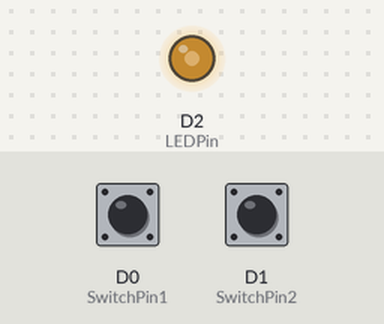
The sketch below on a simulated Particle Photon. On the bench: output pins drawn as LEDs (lit = HIGH). Inputs (shaded band) come from the test bench; at power-on: D0 (SwitchPin1) LOW, D1 (SwitchPin2) LOW. The local clock reads 2024-03-15 10:24:30 at power-on unless the sketch sets it.

Above: at 1.8 s.
1.9 s: D0 (SwitchPin1) pulled HIGH for 3.2 s
At 5.59 s:
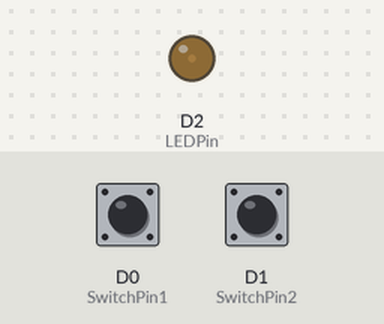
8.1 s: D0 (SwitchPin1) pulled HIGH for 1 s
At 9.87 s:
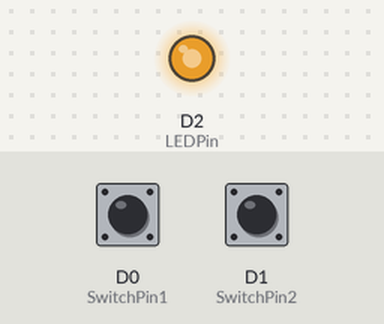
11.1 s: D1 (SwitchPin2) pulled HIGH for 3.2 s
17.0 s: D1 (SwitchPin2) pulled HIGH for 1 s
Timing chart, 0 to 21.7 s (numbered marks = the images above; inputs shaded):
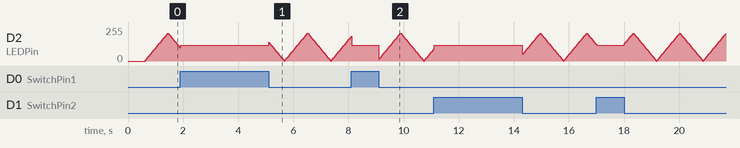

The sketch:

serial.ino
```cpp
// variables you can set
int userMinutes = 45;
int userTimeZone = -5;
String user1 = "Lyra";
String user2 = "Owen";

bool publishSuccess;
int LEDPin = D2;
int SwitchPin1 = D0;
int SwitchPin2 = D1;

int brightness = 0;
int fadeAmount = 5;

String line1("               ");
String old_line1("               ");

String line2("               ");
String old_line2("               ");

String contactPerson;
String contactInfo;

String countDownTime;
String currentTime;

void updateDisplay() {
  Serial1.write(12); // Clear
  Serial1.print(line1);
  Serial1.write(13); // Form feed
  Serial1.print(line2);
}

void constructLine1(String timeStr) { // only one function needed for this
  line1 = String("     " + timeStr);
}

// there's a couple constructions for line2
void constructLine2_timed(String name, String timedStr) {
  line2 = String("Msg " + name + " @ " + timedStr);
}


void setup() {
  Time.zone(userTimeZone);

  Serial1.begin(9600);
  delay(100);
  Serial1.write(12); // Clear
  delay(100);
  Serial1.write(17); // Turn backlight on
  delay(100);        // Required delay

  updateDisplay();

  Serial1.write(215); // a octave
  Serial1.write(212); // Quarter note
  Serial1.write(220); // A tweet
  delay(300);         // Wait

  pinMode(LEDPin, OUTPUT);
  pinMode(SwitchPin1, INPUT);
  pinMode(SwitchPin2, INPUT);

}

void loop() {
  int pb1;
  int pb2;

  currentTime = Time.format(Time.now(), "%I:%M");

  constructLine1(currentTime);
  if (! line1.equals(old_line1) ||
      ! line2.equals(old_line2)) {
    updateDisplay();
    old_line1 = line1;
    old_line2 = line2;
  }

  analogWrite(LEDPin, brightness);
  brightness = brightness + fadeAmount;
  pb1 = digitalRead(SwitchPin1);
  pb2 = digitalRead(SwitchPin2);

  if(pb1 == HIGH) {
    analogWrite(LEDPin, 120);
    countDownTime = Time.format(Time.now() + (userMinutes * 60), "%I:%M");
    constructLine2_timed(user1, countDownTime);
    contactPerson = user1;
  }
  if(pb2 == HIGH) {
    analogWrite(LEDPin, 120);
    countDownTime = Time.format(Time.now() + (userMinutes * 60), "%I:%M");
    constructLine2_timed(user2, countDownTime);
    contactPerson = user2;
  }

  if(countDownTime.equals(currentTime)) {
    Serial1.write(216); // a low octave
    Serial1.write(212); // Quarter note
    Serial1.write(220); // A tweet
    Serial1.write(215); // a high octave
    delay(1000);
    line2 = String("Notify: " + contactPerson);
    updateDisplay();
    delay(2000);

    if (contactPerson.equals(user1)) {
      publishSuccess = Spark.publish("pingUser1", "Go", 60, PRIVATE);
    }
    if (contactPerson.equals(user2)) {
      publishSuccess = Spark.publish("pingUser2", "Go", 60, PRIVATE);
    }
    if (publishSuccess) {
      line2 = String("...success");
    }
    else {
      line2 = String("Pub. failed");
    }
    updateDisplay();
    delay(2000);
    line2 = String("               ");
    updateDisplay();
    contactPerson = "";
    countDownTime = "";
  }

  if (brightness == 00 || brightness == 210) {
    fadeAmount = -fadeAmount ;
  }
  delay(20);
}
```
